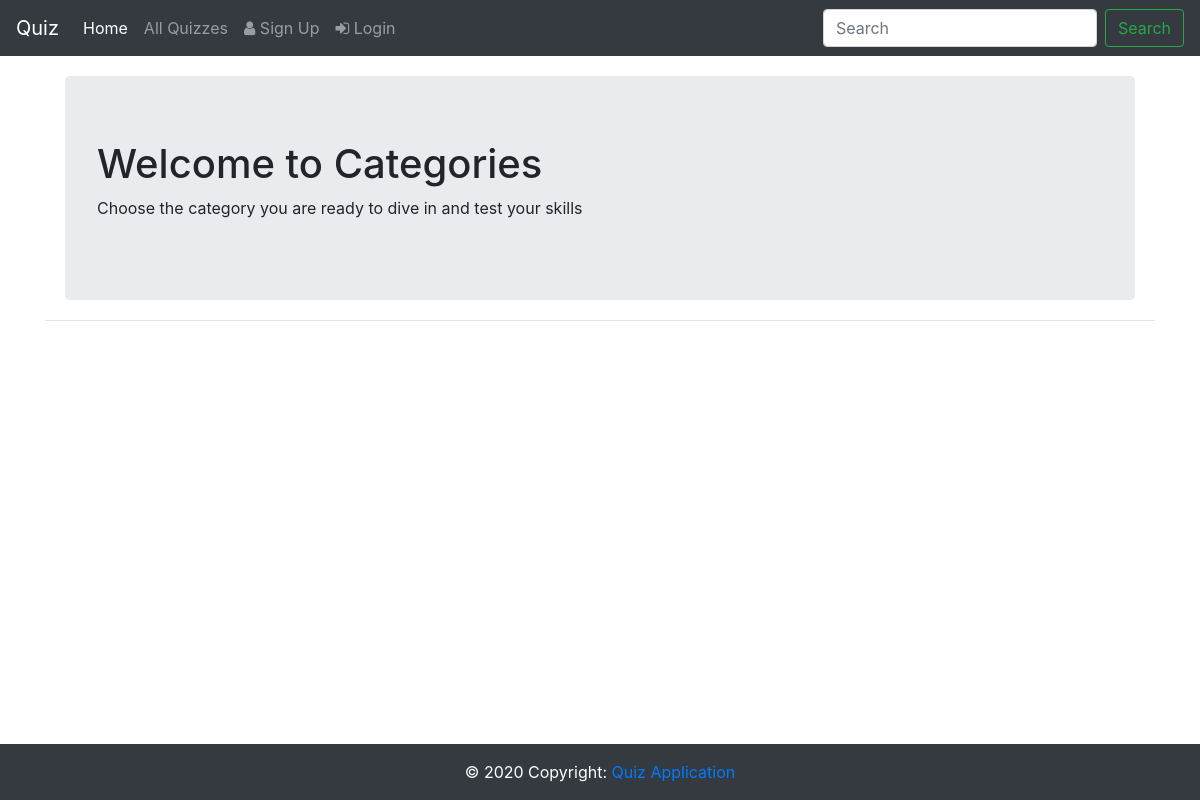
Page /quiz/category_list/ on the earlier database version.
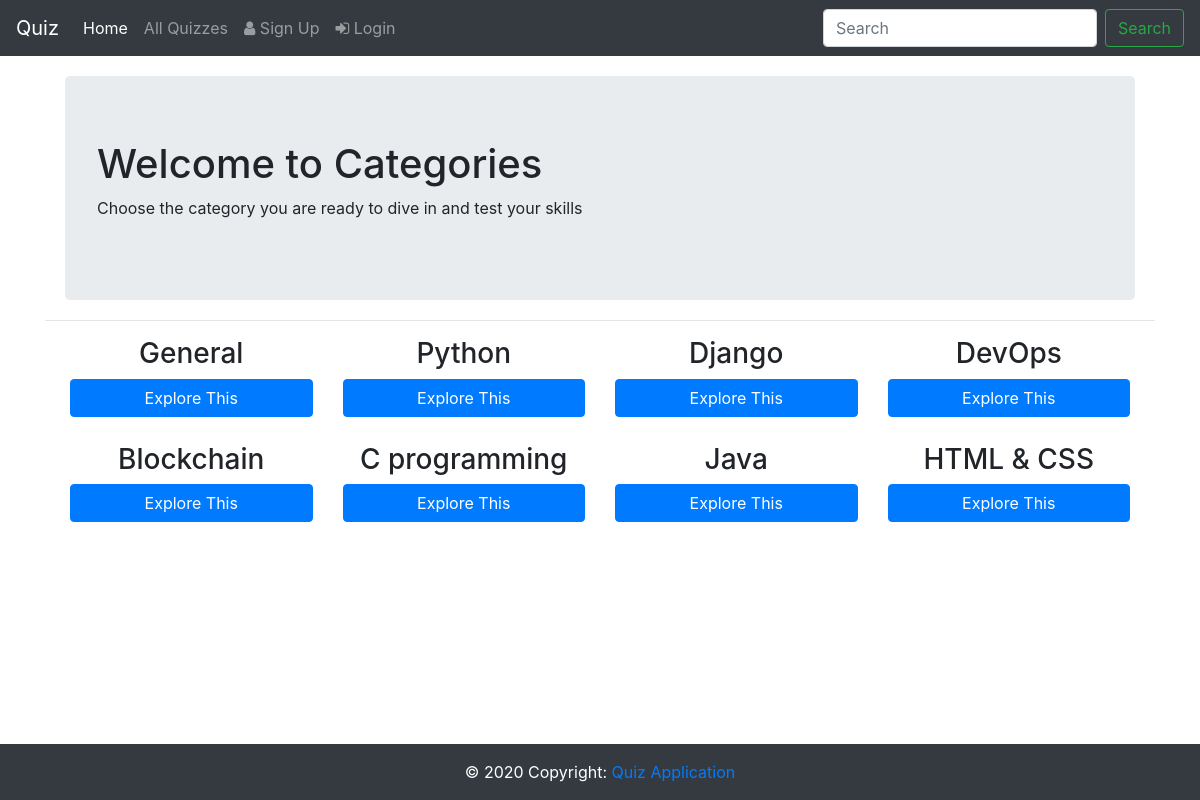
Same page on the later database version.
### QuizApp/models.py (models this page shows, shortened)
class Category(models.Model):
    category = models.CharField(
        verbose_name=("Category"),
        max_length=250, blank=True,
        unique=True, null=True)
    class Meta:
        verbose_name = ("Category")
        verbose_name_plural = ("Categories")

### QuizApp/views.py (the view)
# urls.py: path('category_list/', views.CategoryList.as_view(), name = "category_list"),
class CategoryList(ListView):
    template_name = 'categories.html'
    model = Category
    context_object_name = 'categories' #Context name used in template

### templates/categories.html (shortened to what this page needs)
{% extends 'base_nav.html' %}
{% block body %}
    <div class="container">
        <div class="jumbotron" style="margin: 20px;">
            <h1>Welcome to Categories</h1>
            <p>Choose the category you are ready to dive in and test your skills</p>
        </div>
        <hr>
    	{% for item in categories %}
		    {% if forloop.first %}<div class="row text-center" style="margin: 10px;">{% endif %}
		    <div class="col-lg-3 col-md-6 col-sm-6" >
    			<div class="thumbnail">
					<div class="caption">
						<h3> {{item.category}} </h3>
						<p><a href="{% url 'category_quiz' item.category %}" role="button" class="btn btn-primary btn-block">Explore This</a></p>
					</div>
				</div>
		    </div>
		    {% if forloop.counter|divisibleby:4 %}</div><div class="row text-center" style="margin: 10px;">{% endif %}
		    {% if forloop.last %}</div>{% endif %}
		{% endfor %}
	</div>
<br><br>
{% endblock %}

### templates/base_nav.html (shortened to what this page needs)
<!DOCTYPE html>
<html lang="en">
{% load staticfiles %}
<head>
      <link rel="stylesheet" href="https://maxcdn.bootstrapcdn.com/bootstrap/4.5.0/css/bootstrap.min.css">
      <link href="https://maxcdn.bootstrapcdn.com/font-awesome/4.2.0/css/font-awesome.min.css" rel="stylesheet">
</head>
<body>
        <nav class="navbar navbar-expand-lg navbar-dark bg-dark">
          <a class="navbar-brand" href="/"> Quiz </a>
          <div class="collapse navbar-collapse" id="navbarSupportedContent">
            <ul class="navbar-nav mr-auto">
              <li class="nav-item active">
                <a class="nav-link" href="/">Home <span class="sr-only">(current)</span></a>
              </li>
              <li class="nav-item">
                <a class="nav-link" href="{% url 'quiz_list' %}">All Quizzes</a>
              </li>
              {% if not user.is_authenticated %}
              <li class="nav-item">
                <a class="nav-link" href="{% url 'signup' %}"><i class="fa fa-user" aria-hidden="true"></i> Sign Up</a>
              </li>
              <li class="nav-item">
                <a class="nav-link" href="{% url 'login' %}"><i class="fa fa-sign-in" aria-hidden="true"></i> Login</a>
              </li>
              {% else %}
              <li class="nav-item">
                <a class="nav-link" href="{% url 'logout' %}"><i class="fa fa-sign-out" aria-hidden="true"></i> Logout</a>
              </li>
              {% endif %}
            </ul>
            <form class="form-inline my-2 my-lg-0">
              <input class="form-control mr-sm-2" type="search" placeholder="Search" aria-label="Search">
              <button class="btn btn-outline-success my-2 my-sm-0" type="submit">Search</button>
            </form>
          </div>
        </nav>
{% block body %}
{% endblock %}
{% block footer%}
{% include 'base_footer.html' %}
{% endblock %}
</body>
</html>

### templates/base_footer.html (shortened to what this page needs)
{% load static %}
<footer class="page-footer font-small blue footer">
  <div class="footer-copyright text-center py-3">© 2020 Copyright:
    <a href="/"> Quiz Application</a>
  </div>
</footer>

### templates/base_footer.html (style rules this page uses)
.footer { position: fixed; bottom: 0; width: 100%; background-color: #343a40!important; color: white; }

Differences in the rows shown:
added Category: category "General"
added Category: category "Python"
added Category: category "Django"
added Category: category "DevOps"
added Category: category "Blockchain"
added Category: category "C programming"
added Category: category "Java"
added Category: category "HTML & CSS"
